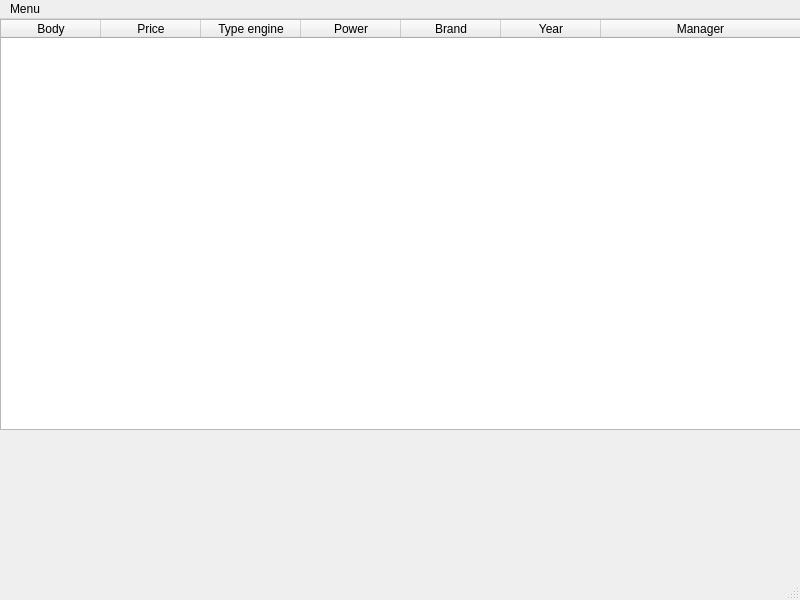
<?xml version="1.0" encoding="UTF-8"?>
<ui version="4.0">
 <class>MainWindow</class>
 <widget class="QMainWindow" name="MainWindow">
  <property name="geometry">
   <rect>
    <x>0</x>
    <y>0</y>
    <width>800</width>
    <height>600</height>
   </rect>
  </property>
  <property name="windowTitle">
   <string>AutoShop</string>
  </property>
  <widget class="QWidget" name="centralwidget">
   <widget class="QTableWidget" name="tableWidget_Car">
    <property name="enabled">
     <bool>true</bool>
    </property>
    <property name="geometry">
     <rect>
      <x>0</x>
      <y>0</y>
      <width>801</width>
      <height>411</height>
     </rect>
    </property>
    <property name="sortingEnabled">
     <bool>true</bool>
    </property>
    <attribute name="horizontalHeaderStretchLastSection">
     <bool>true</bool>
    </attribute>
    <column>
     <property name="text">
      <string>Body</string>
     </property>
    </column>
    <column>
     <property name="text">
      <string>Price</string>
     </property>
    </column>
    <column>
     <property name="text">
      <string>Type engine</string>
     </property>
    </column>
    <column>
     <property name="text">
      <string>Power</string>
     </property>
    </column>
    <column>
     <property name="text">
      <string>Brand</string>
     </property>
    </column>
    <column>
     <property name="text">
      <string>Year</string>
     </property>
    </column>
    <column>
     <property name="text">
      <string>Manager</string>
     </property>
    </column>
   </widget>
  </widget>
  <widget class="QMenuBar" name="menubar">
   <property name="geometry">
    <rect>
     <x>0</x>
     <y>0</y>
     <width>800</width>
     <height>21</height>
    </rect>
   </property>
   <widget class="QMenu" name="menuMenu">
    <property name="title">
     <string>Menu</string>
    </property>
    <addaction name="actionManagers"/>
    <addaction name="actionClients"/>
   </widget>
   <addaction name="menuMenu"/>
  </widget>
  <widget class="QStatusBar" name="statusbar"/>
  <action name="actionManagers">
   <property name="text">
    <string>Managers</string>
   </property>
  </action>
  <action name="actionClients">
   <property name="text">
    <string>Clients</string>
   </property>
  </action>
 </widget>
 <resources/>
 <connections/>
</ui>
